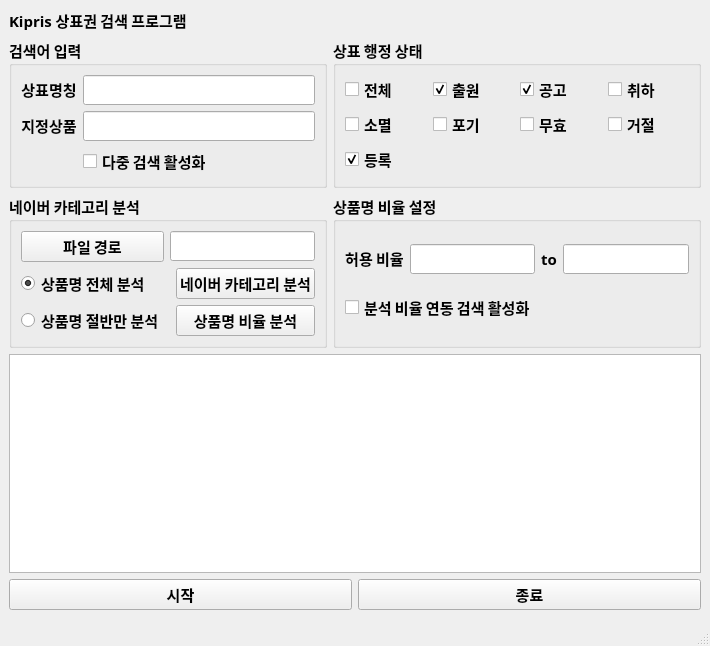
<?xml version="1.0" encoding="UTF-8"?>
<ui version="4.0">
 <class>MainWindow</class>
 <widget class="QMainWindow" name="MainWindow">
  <property name="geometry">
   <rect>
    <x>0</x>
    <y>0</y>
    <width>710</width>
    <height>646</height>
   </rect>
  </property>
  <property name="font">
   <font>
    <family>맑은 고딕</family>
    <pointsize>11</pointsize>
    <weight>75</weight>
    <bold>true</bold>
   </font>
  </property>
  <property name="acceptDrops">
   <bool>true</bool>
  </property>
  <property name="windowTitle">
   <string>Kipris 상표권 검색 프로그램 v24012702</string>
  </property>
  <property name="toolTipDuration">
   <number>-2</number>
  </property>
  <widget class="QWidget" name="centralwidget">
   <layout class="QGridLayout" name="gridLayout_6">
    <item row="0" column="0">
     <widget class="QLabel" name="label">
      <property name="text">
       <string>Kipris 상표권 검색 프로그램</string>
      </property>
     </widget>
    </item>
    <item row="1" column="0">
     <widget class="QGroupBox" name="groupBox">
      <property name="title">
       <string>검색어 입력</string>
      </property>
      <layout class="QGridLayout" name="gridLayout">
       <item row="0" column="0">
        <widget class="QLabel" name="label_3">
         <property name="text">
          <string>&lt;html&gt;&lt;head/&gt;&lt;body&gt;&lt;p align=&quot;center&quot;&gt;상표명칭&lt;/p&gt;&lt;/body&gt;&lt;/html&gt;</string>
         </property>
        </widget>
       </item>
       <item row="0" column="1">
        <widget class="QLineEdit" name="brand_name_input"/>
       </item>
       <item row="1" column="0">
        <widget class="QLabel" name="label_4">
         <property name="text">
          <string>&lt;html&gt;&lt;head/&gt;&lt;body&gt;&lt;p align=&quot;center&quot;&gt;지정상품&lt;/p&gt;&lt;/body&gt;&lt;/html&gt;</string>
         </property>
        </widget>
       </item>
       <item row="1" column="1">
        <widget class="QLineEdit" name="item_name_input"/>
       </item>
       <item row="2" column="1">
        <widget class="QCheckBox" name="enable_multiple_search_btn">
         <property name="text">
          <string>다중 검색 활성화</string>
         </property>
        </widget>
       </item>
      </layout>
     </widget>
    </item>
    <item row="1" column="1">
     <widget class="QGroupBox" name="groupBox_2">
      <property name="title">
       <string>상표 행정 상태</string>
      </property>
      <layout class="QGridLayout" name="gridLayout_3">
       <item row="0" column="0">
        <widget class="QCheckBox" name="admin_all_btn">
         <property name="text">
          <string>전체</string>
         </property>
        </widget>
       </item>
       <item row="0" column="1">
        <widget class="QCheckBox" name="admin_1_btn">
         <property name="text">
          <string>출원</string>
         </property>
         <property name="checked">
          <bool>true</bool>
         </property>
        </widget>
       </item>
       <item row="0" column="2">
        <widget class="QCheckBox" name="admin_2_btn">
         <property name="text">
          <string>공고</string>
         </property>
         <property name="checked">
          <bool>true</bool>
         </property>
        </widget>
       </item>
       <item row="0" column="3">
        <widget class="QCheckBox" name="admin_3_btn">
         <property name="text">
          <string>취하</string>
         </property>
        </widget>
       </item>
       <item row="1" column="0">
        <widget class="QCheckBox" name="admin_4_btn">
         <property name="text">
          <string>소멸</string>
         </property>
        </widget>
       </item>
       <item row="1" column="1">
        <widget class="QCheckBox" name="admin_5_btn">
         <property name="text">
          <string>포기</string>
         </property>
        </widget>
       </item>
       <item row="1" column="2">
        <widget class="QCheckBox" name="admin_6_btn">
         <property name="text">
          <string>무효</string>
         </property>
        </widget>
       </item>
       <item row="1" column="3">
        <widget class="QCheckBox" name="admin_7_btn">
         <property name="text">
          <string>거절</string>
         </property>
        </widget>
       </item>
       <item row="2" column="0">
        <widget class="QCheckBox" name="admin_8_btn">
         <property name="text">
          <string>등록</string>
         </property>
         <property name="checked">
          <bool>true</bool>
         </property>
        </widget>
       </item>
      </layout>
     </widget>
    </item>
    <item row="2" column="0">
     <widget class="QGroupBox" name="groupBox_3">
      <property name="title">
       <string>네이버 카테고리 분석</string>
      </property>
      <layout class="QGridLayout" name="gridLayout_4">
       <item row="0" column="1" colspan="2">
        <widget class="QLineEdit" name="file_path_input"/>
       </item>
       <item row="0" column="0">
        <widget class="QPushButton" name="set_file_path_btn">
         <property name="text">
          <string>파일 경로</string>
         </property>
        </widget>
       </item>
       <item row="2" column="2">
        <widget class="QPushButton" name="start_naver_analyze_btn">
         <property name="text">
          <string>네이버 카테고리 분석</string>
         </property>
        </widget>
       </item>
       <item row="3" column="2">
        <widget class="QPushButton" name="start_analyze_btn">
         <property name="text">
          <string>상품명 비율 분석</string>
         </property>
        </widget>
       </item>
       <item row="2" column="0">
        <widget class="QRadioButton" name="all_names_analyze_radio">
         <property name="text">
          <string>상품명 전체 분석</string>
         </property>
         <property name="checked">
          <bool>true</bool>
         </property>
        </widget>
       </item>
       <item row="3" column="0">
        <widget class="QRadioButton" name="half_names_analyze_radio">
         <property name="text">
          <string>상품명 절반만 분석</string>
         </property>
        </widget>
       </item>
      </layout>
     </widget>
    </item>
    <item row="2" column="1">
     <widget class="QGroupBox" name="groupBox_4">
      <property name="title">
       <string>상품명 비율 설정</string>
      </property>
      <layout class="QGridLayout" name="gridLayout_5">
       <item row="0" column="0">
        <widget class="QLabel" name="label_5">
         <property name="text">
          <string>&lt;html&gt;&lt;head/&gt;&lt;body&gt;&lt;p align=&quot;center&quot;&gt;허용 비율&lt;/p&gt;&lt;/body&gt;&lt;/html&gt;</string>
         </property>
        </widget>
       </item>
       <item row="0" column="1">
        <widget class="QLineEdit" name="allow_min_ratio_input">
         <property name="layoutDirection">
          <enum>Qt::LeftToRight</enum>
         </property>
         <property name="alignment">
          <set>Qt::AlignRight|Qt::AlignTrailing|Qt::AlignVCenter</set>
         </property>
        </widget>
       </item>
       <item row="0" column="2">
        <widget class="QLabel" name="label_6">
         <property name="text">
          <string>&lt;html&gt;&lt;head/&gt;&lt;body&gt;&lt;p align=&quot;center&quot;&gt;to&lt;/p&gt;&lt;/body&gt;&lt;/html&gt;</string>
         </property>
        </widget>
       </item>
       <item row="0" column="3">
        <widget class="QLineEdit" name="allow_max_ratio_input">
         <property name="layoutDirection">
          <enum>Qt::LeftToRight</enum>
         </property>
         <property name="alignment">
          <set>Qt::AlignRight|Qt::AlignTrailing|Qt::AlignVCenter</set>
         </property>
        </widget>
       </item>
       <item row="1" column="0" colspan="4">
        <widget class="QCheckBox" name="enable_network_search_btn">
         <property name="text">
          <string>분석 비율 연동 검색 활성화</string>
         </property>
        </widget>
       </item>
      </layout>
     </widget>
    </item>
    <item row="3" column="0" colspan="2">
     <layout class="QGridLayout" name="gridLayout_2">
      <item row="1" column="0">
       <widget class="QPushButton" name="run_btn">
        <property name="font">
         <font>
          <family>맑은 고딕</family>
          <pointsize>11</pointsize>
          <weight>75</weight>
          <bold>true</bold>
         </font>
        </property>
        <property name="text">
         <string>시작</string>
        </property>
       </widget>
      </item>
      <item row="1" column="1">
       <widget class="QPushButton" name="exit_btn">
        <property name="font">
         <font>
          <family>맑은 고딕</family>
          <pointsize>11</pointsize>
          <weight>75</weight>
          <bold>true</bold>
         </font>
        </property>
        <property name="text">
         <string>종료</string>
        </property>
       </widget>
      </item>
      <item row="0" column="0" colspan="2">
       <widget class="QTextBrowser" name="textBrowser">
        <property name="font">
         <font>
          <family>맑은 고딕</family>
          <pointsize>11</pointsize>
          <weight>75</weight>
          <bold>true</bold>
         </font>
        </property>
       </widget>
      </item>
     </layout>
    </item>
   </layout>
  </widget>
  <widget class="QMenuBar" name="menubar">
   <property name="geometry">
    <rect>
     <x>0</x>
     <y>0</y>
     <width>710</width>
     <height>21</height>
    </rect>
   </property>
  </widget>
  <widget class="QStatusBar" name="statusbar"/>
 </widget>
 <tabstops>
  <tabstop>brand_name_input</tabstop>
  <tabstop>item_name_input</tabstop>
  <tabstop>enable_multiple_search_btn</tabstop>
  <tabstop>admin_all_btn</tabstop>
  <tabstop>admin_1_btn</tabstop>
  <tabstop>admin_2_btn</tabstop>
  <tabstop>admin_3_btn</tabstop>
  <tabstop>admin_4_btn</tabstop>
  <tabstop>admin_5_btn</tabstop>
  <tabstop>admin_6_btn</tabstop>
  <tabstop>admin_7_btn</tabstop>
  <tabstop>admin_8_btn</tabstop>
  <tabstop>set_file_path_btn</tabstop>
  <tabstop>file_path_input</tabstop>
  <tabstop>allow_min_ratio_input</tabstop>
  <tabstop>allow_max_ratio_input</tabstop>
  <tabstop>textBrowser</tabstop>
  <tabstop>run_btn</tabstop>
  <tabstop>exit_btn</tabstop>
 </tabstops>
 <resources/>
 <connections/>
</ui>
